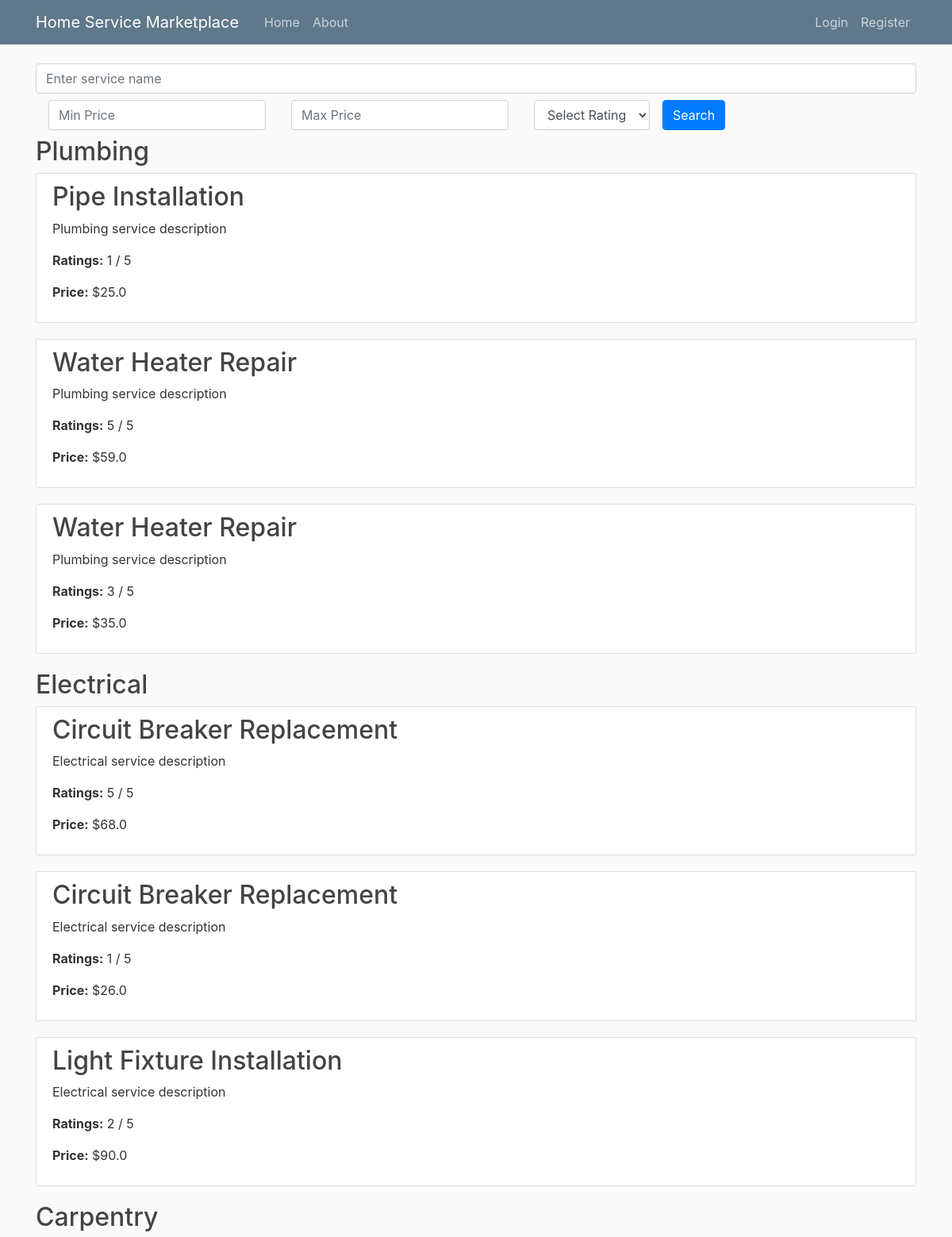
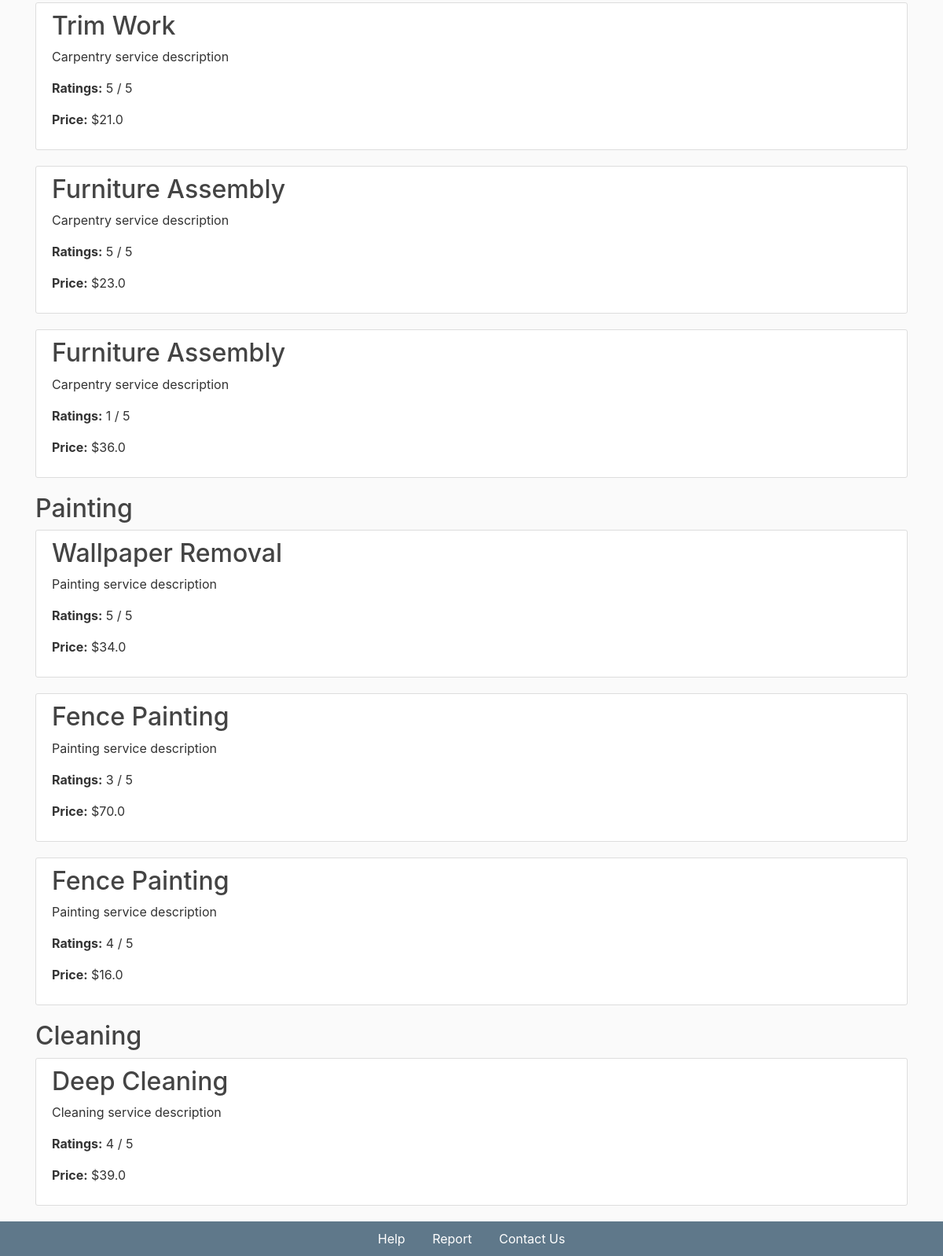
The page /home on the database its author committed (2 pictures, top to bottom).
### flaskapp/models.py (models this page shows, shortened)
class Category(db.Model):
    id = db.Column(db.Integer, primary_key=True)
    name = db.Column(db.String(50), unique=True, nullable=False)
    services = db.relationship('Service', backref='category', lazy=True)

class Service(db.Model):
    id = db.Column(db.Integer, primary_key=True)
    title = db.Column(db.String(100), nullable=False)
    description = db.Column(db.Text, nullable=False)
    date_posted = db.Column(db.DateTime, nullable=False, default=datetime.utcnow)
    user_id = db.Column(db.Integer, db.ForeignKey('user.id'), nullable=False)
    provider_id = db.Column(db.Integer, db.ForeignKey('service_provider.id'), nullable=False)
    ratings = db.Column(db.Integer, nullable=False)
    category_id = db.Column(db.Integer, db.ForeignKey('category.id'), nullable=False)
    duration = db.Column(db.Integer, nullable=False)
    ser_price = db.Column(db.Float, nullable=False)
    orders = db.relationship('Order', backref='linked_service', lazy=True)

### flaskapp/routes.py (the view)
@app.route("/")
@app.route("/home")
def home():
    services_by_category = get_top_services_by_category()
    return render_template('home.html', services_by_category=services_by_category)

### flaskapp/templates/home.html (shortened to what this page needs)
{% extends "layout.html" %}
{% block search %}
<form action="{{ url_for('search_result') }}" method="GET" class="form-inline my-2 my-lg-0 w-100">
  <div class="form-group w-100 mb-2">
    <input
      type="text"
      id="query"
      name="query"
      class="form-control w-100"
      placeholder="Enter service name"
    />
  </div>
  <div class="form-group mx-sm-3 mb-2">
    <input
      type="number"
      id="min_price"
      name="min_price"
      class="form-control"
      placeholder="Min Price"
      step="0.01"
    />
  </div>
  <div class="form-group mx-sm-3 mb-2">
    <input
      type="number"
      id="max_price"
      name="max_price"
      class="form-control"
      placeholder="Max Price"
      step="0.01"
    />
  </div>
  <div class="form-group mx-sm-3 mb-2">
    <select id="rating" name="rating" class="form-control">
      <option value="">Select Rating</option>
    </select>
  </div>
  <button type="submit" class="btn btn-primary mb-2">Search</button>
</form>
{% endblock search %}
{% block content %}
{% for category, services in services_by_category.items() %}
  <h2>{{ category }}</h2>
  {% for service in services %}
  <article class="media content-section">
    <div class="media-body">
      <h2>
        <a
          class="article-title"
          href="{{ url_for('servicedetails', service_id = service.id) }}"
          >{{ service.title }}</a
        >
      </h2>
      <p class="article-content">{{ service.description }}</p>
      <p><strong>Ratings:</strong> {{ service.ratings }} / 5</p>
      <p><strong>Price:</strong> ${{ service.ser_price }}</p>
    </div>
  </article>
  {% endfor %}
{% endfor %}
{% endblock content %}

### flaskapp/templates/layout.html (shortened to what this page needs)
<!DOCTYPE html>
<html>
<head>
    <link rel="stylesheet" href="https://maxcdn.bootstrapcdn.com/bootstrap/4.0.0/css/bootstrap.min.css">
    <link rel="stylesheet" type="text/css" href="{{ url_for('static', filename='main.css') }}">
</head>
<body>
    <header class="site-header">
      <nav class="navbar navbar-expand-md navbar-dark bg-steel fixed-top">
        <div class="container">
          <a class="navbar-brand mr-4" href="/">Home Service Marketplace</a>
          <div class="collapse navbar-collapse" id="navbarToggle">
            <div class="navbar-nav mr-auto">
              <a class="nav-item nav-link" href="{{ url_for('home') }}">Home</a>
              <a class="nav-item nav-link" href="{{ url_for('about') }}">About</a>
            </div>
            <div class="navbar-nav">
              {% if current_user.is_authenticated %}
                <p style="display:none;">Service Provider: {{ current_user.is_service_provider }}</p>
                {% if not current_user.is_service_provider %}
                  <a class="nav-item nav-link" href="{{ url_for('join') }}">Join</a>
                {% endif %}
                {% if current_user.is_service_provider %}
                  <a class="nav-item nav-link" href="{{ url_for('accepted_orders') }}">Accepted Orders</a>
                  <a class="nav-item nav-link" href="{{ url_for('analytics') }}">Analytics</a>
                {% endif %}
                <a class="nav-item nav-link" href="{{ url_for('account') }}">Account</a>
                <a class="nav-item nav-link" href="{{ url_for('notification') }}">Notifications</a>
                {% if not current_user.is_service_provider %}
                  <a class="nav-item nav-link" href="{{ url_for('alluserorders') }}">All Orders</a>
                {% endif %}
                <a class="nav-item nav-link" href="{{ url_for('logout') }}">Logout</a>
              {% else %}
                <a class="nav-item nav-link" href="{{ url_for('login') }}">Login</a>
                <a class="nav-item nav-link" href="{{ url_for('register') }}">Register</a>
              {% endif %}
            </div>
          </div>
        </div>
      </nav>
    </header>
    <main role="main" class="container">
      <div class="row">
        <div class="col-md-12">
          {% block search %} {% endblock %}
          {% block content %}{% endblock %}
        </div>
      </div>
    </main>
    <nav class="bottom-nav">
        <a href="#">Help</a>
        <a href="#">Report</a>
        <a href="#">Contact Us</a>
    </nav>
</body>
</html>

### flaskapp/static/main.css (style rules this page uses)
body { background: #fafafa; color: #333333; margin-top: 5rem; }
h1, h2, h3, h4, h5, h6 { color: #444444; }
.bg-steel { background-color: #5f788a; }
.site-header .navbar-nav .nav-link { color: #cbd5db; }
.content-section { background: #ffffff; padding: 10px 20px; border: 1px solid #dddddd; border-radius: 3px; margin-bottom: 20px; }
.article-title { color: #444444; }
.article-content { white-space: pre-line; }
.bottom-nav { width: 100%; background-color: #5f788a; color: white; text-align: center; padding: 10px 0; position: relative; bottom: 0; }
.bottom-nav a { color: white; margin: 0 15px; text-decoration: none; }

### rows shown on the page
Category: name "Plumbing"
Service: title "Pipe Installation", description "Plumbing service description", ratings "1", ser_price "25.0"
Service: title "Water Heater Repair", description "Plumbing service description", ratings "5", ser_price "59.0"
Service: title "Water Heater Repair", description "Plumbing service description", ratings "3", ser_price "35.0"
Category: name "Electrical"
Service: title "Circuit Breaker Replacement", description "Electrical service description", ratings "5", ser_price "68.0"
Service: title "Circuit Breaker Replacement", description "Electrical service description", ratings "1", ser_price "26.0"
Service: title "Light Fixture Installation", description "Electrical service description", ratings "2", ser_price "90.0"
Category: name "Carpentry"
Service: title "Trim Work", description "Carpentry service description", ratings "5", ser_price "21.0"
Service: title "Furniture Assembly", description "Carpentry service description", ratings "5", ser_price "23.0"
Service: title "Furniture Assembly", description "Carpentry service description", ratings "1", ser_price "36.0"
Category: name "Painting"
Service: title "Wallpaper Removal", description "Painting service description", ratings "5", ser_price "34.0"
Service: title "Fence Painting", description "Painting service description", ratings "3", ser_price "70.0"
Service: title "Fence Painting", description "Painting service description", ratings "4", ser_price "16.0"
Category: name "Cleaning"
Service: title "Deep Cleaning", description "Cleaning service description", ratings "4", ser_price "39.0"
